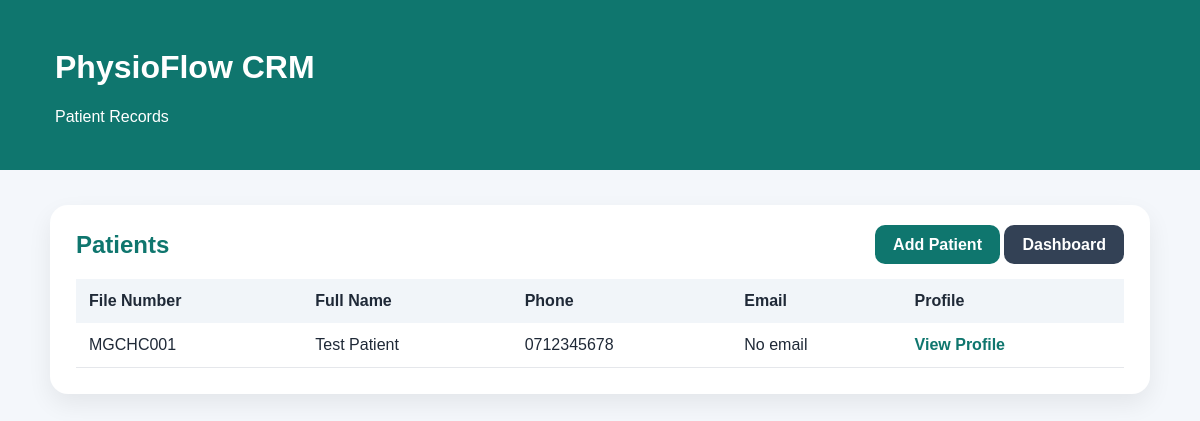
The app's page /patients/ with its own data.
### clinic/models.py (models this page shows, shortened)
class Patient(models.Model):
    full_name = models.CharField(max_length=150)
    phone_number = models.CharField(max_length=20)
    email = models.EmailField(blank=True, null=True)
    file_number = models.CharField(max_length=50, unique=True)
    date_of_birth = models.DateField(blank=True, null=True)
    notes = models.TextField(blank=True, null=True)

### clinic/views.py (the view)
# urls.py: path('patients/', views.patient_list, name='patient_list'),
def patient_list(request):
    patients = Patient.objects.all().order_by('full_name')
    return render(request, 'clinic/patient_list.html', {'patients': patients})

### clinic/templates/clinic/patient_list.html (shortened to what this page needs)
<!DOCTYPE html>
<html>
<head>
</head>
<body>
<div class="header">
    <h1>PhysioFlow CRM</h1>
    <p>Patient Records</p>
</div>
<div class="container">
    <div class="section">
        <div class="topbar">
            <h2>Patients</h2>
            <div>
                <a href="/admin/clinic/patient/add/" class="btn">Add Patient</a>
                <a href="{% url 'dashboard' %}" class="btn secondary">Dashboard</a>
            </div>
        </div>
        <table>
            <thead>
                <tr>
                    <th>File Number</th>
                    <th>Full Name</th>
                    <th>Phone</th>
                    <th>Email</th>
                    <th>Profile</th>
                </tr>
            </thead>
            <tbody>
                {% for patient in patients %}
                <tr>
                    <td>{{ patient.file_number }}</td>
                    <td>{{ patient.full_name }}</td>
                    <td>{{ patient.phone_number }}</td>
                    <td>{{ patient.email|default:"No email" }}</td>
                    <td>
                        <a href="{% url 'patient_profile' patient.id %}" class="link">
                            View Profile
                        </a>
                    </td>
                </tr>
                {% endfor %}
            </tbody>
        </table>
    </div>
</div>
</body>
</html>

### clinic/templates/clinic/patient_list.html (style rules this page uses)
body { margin: 0; font-family: Arial, sans-serif; background: #f4f7fb; color: #1f2937; }
.header { background: #0f766e; color: white; padding: 28px 55px; }
.container { max-width: 1100px; margin: 35px auto; padding: 0 25px; }
.section { background: white; padding: 26px; border-radius: 18px; box-shadow: 0 10px 25px rgba(0,0,0,0.07); }
.topbar { display: flex; justify-content: space-between; align-items: center; margin-bottom: 20px; }
h2 { color: #0f766e; margin: 0; }
.btn { background: #0f766e; color: white; padding: 11px 18px; border-radius: 10px; text-decoration: none; font-weight: bold; }
.secondary { background: #334155; }
table { width: 100%; border-collapse: collapse; }
th { text-align: left; background: #f1f5f9; padding: 13px; }
td { padding: 13px; border-bottom: 1px solid #e5e7eb; }
.link { color: #0f766e; font-weight: bold; text-decoration: none; }

### records on screen
Patient: file_number "MGCHC001", full_name "Test Patient", phone_number "0712345678", email "No email"
